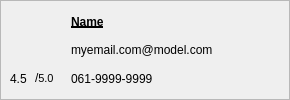
<?xml version="1.0" encoding="UTF-8"?>
<ui version="4.0">
 <class>FriendsLayout</class>
 <widget class="QWidget" name="FriendsLayout">
  <property name="geometry">
   <rect>
    <x>0</x>
    <y>0</y>
    <width>290</width>
    <height>100</height>
   </rect>
  </property>
  <property name="sizePolicy">
   <sizepolicy hsizetype="Preferred" vsizetype="Preferred">
    <horstretch>0</horstretch>
    <verstretch>0</verstretch>
   </sizepolicy>
  </property>
  <property name="minimumSize">
   <size>
    <width>290</width>
    <height>100</height>
   </size>
  </property>
  <property name="maximumSize">
   <size>
    <width>290</width>
    <height>100</height>
   </size>
  </property>
  <property name="windowTitle">
   <string>Form</string>
  </property>
  <layout class="QHBoxLayout" name="horizontalLayout_2">
   <property name="spacing">
    <number>0</number>
   </property>
   <property name="leftMargin">
    <number>0</number>
   </property>
   <property name="topMargin">
    <number>0</number>
   </property>
   <property name="rightMargin">
    <number>0</number>
   </property>
   <property name="bottomMargin">
    <number>0</number>
   </property>
   <item>
    <widget class="QFrame" name="principal_information">
     <property name="frameShape">
      <enum>QFrame::StyledPanel</enum>
     </property>
     <property name="frameShadow">
      <enum>QFrame::Raised</enum>
     </property>
     <layout class="QGridLayout" name="gridLayout">
      <item row="1" column="2">
       <widget class="QLabel" name="label_email">
        <property name="text">
         <string>myemail.com@model.com</string>
        </property>
       </widget>
      </item>
      <item row="0" column="3">
       <widget class="QPushButton" name="Button_delete">
        <property name="maximumSize">
         <size>
          <width>30</width>
          <height>30</height>
         </size>
        </property>
        <property name="text">
         <string/>
        </property>
        <property name="icon">
         <iconset theme="x">
          <normaloff>.</normaloff>.</iconset>
        </property>
        <property name="flat">
         <bool>true</bool>
        </property>
       </widget>
      </item>
      <item row="0" column="2">
       <widget class="QLabel" name="label_name">
        <property name="font">
         <font>
          <weight>75</weight>
          <bold>true</bold>
          <underline>true</underline>
         </font>
        </property>
        <property name="text">
         <string>Name</string>
        </property>
       </widget>
      </item>
      <item row="2" column="2">
       <widget class="QLabel" name="label_number">
        <property name="text">
         <string>061-9999-9999</string>
        </property>
       </widget>
      </item>
      <item row="0" column="0" rowspan="2">
       <widget class="QLabel" name="Friend_img">
        <property name="sizePolicy">
         <sizepolicy hsizetype="Fixed" vsizetype="Fixed">
          <horstretch>0</horstretch>
          <verstretch>0</verstretch>
         </sizepolicy>
        </property>
        <property name="minimumSize">
         <size>
          <width>50</width>
          <height>50</height>
         </size>
        </property>
        <property name="maximumSize">
         <size>
          <width>50</width>
          <height>50</height>
         </size>
        </property>
        <property name="text">
         <string/>
        </property>
        <property name="pixmap">
         <pixmap resource="../resources.qrc">:/img_login/images/User_img.png</pixmap>
        </property>
        <property name="scaledContents">
         <bool>true</bool>
        </property>
       </widget>
      </item>
      <item row="1" column="1">
       <spacer name="horizontalSpacer">
        <property name="orientation">
         <enum>Qt::Horizontal</enum>
        </property>
        <property name="sizeType">
         <enum>QSizePolicy::Fixed</enum>
        </property>
        <property name="sizeHint" stdset="0">
         <size>
          <width>5</width>
          <height>20</height>
         </size>
        </property>
       </spacer>
      </item>
      <item row="2" column="0">
       <widget class="QFrame" name="rating">
        <layout class="QHBoxLayout" name="horizontalLayout">
         <property name="spacing">
          <number>0</number>
         </property>
         <property name="leftMargin">
          <number>0</number>
         </property>
         <property name="topMargin">
          <number>0</number>
         </property>
         <property name="rightMargin">
          <number>0</number>
         </property>
         <property name="bottomMargin">
          <number>0</number>
         </property>
         <item>
          <widget class="QLabel" name="label_rating">
           <property name="text">
            <string>4.5</string>
           </property>
          </widget>
         </item>
         <item>
          <widget class="QLabel" name="label">
           <property name="text">
            <string>&lt;html&gt;&lt;head/&gt;&lt;body&gt;&lt;p&gt;/&lt;span style=&quot; font-size:8pt;&quot;&gt;5.0&lt;/span&gt;&lt;/p&gt;&lt;/body&gt;&lt;/html&gt;</string>
           </property>
          </widget>
         </item>
        </layout>
       </widget>
      </item>
      <item row="1" column="3">
       <widget class="QPushButton" name="see_more">
        <property name="maximumSize">
         <size>
          <width>30</width>
          <height>30</height>
         </size>
        </property>
        <property name="text">
         <string/>
        </property>
        <property name="icon">
         <iconset theme="add">
          <normaloff>.</normaloff>.</iconset>
        </property>
        <property name="flat">
         <bool>true</bool>
        </property>
       </widget>
      </item>
      <item row="2" column="3">
       <widget class="QPushButton" name="Button_show_friends">
        <property name="maximumSize">
         <size>
          <width>30</width>
          <height>30</height>
         </size>
        </property>
        <property name="text">
         <string/>
        </property>
        <property name="icon">
         <iconset resource="../resources.qrc">
          <normaloff>:/img_login/images/friends_icon.png</normaloff>:/img_login/images/friends_icon.png</iconset>
        </property>
        <property name="flat">
         <bool>true</bool>
        </property>
       </widget>
      </item>
     </layout>
     <zorder>rating</zorder>
     <zorder>label_number</zorder>
     <zorder>Button_delete</zorder>
     <zorder>label_email</zorder>
     <zorder>horizontalSpacer</zorder>
     <zorder>Friend_img</zorder>
     <zorder>label_name</zorder>
     <zorder>see_more</zorder>
     <zorder>Button_show_friends</zorder>
    </widget>
   </item>
  </layout>
 </widget>
 <resources>
  <include location="../resources.qrc"/>
 </resources>
 <connections/>
</ui>
